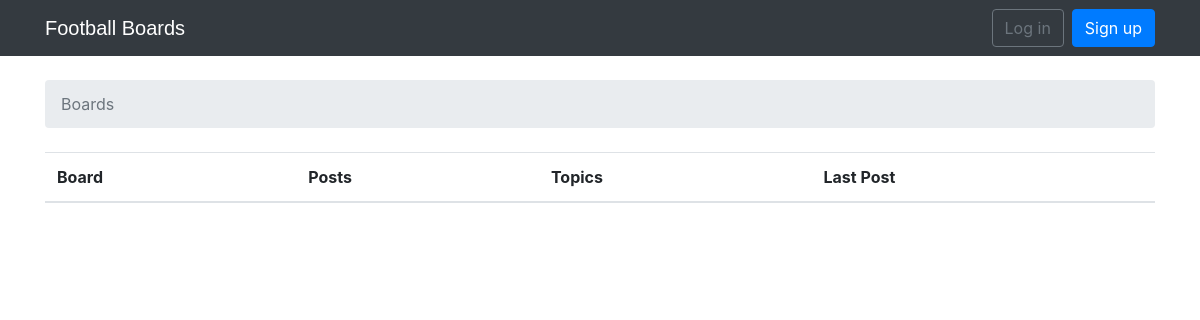
The app's page /, older data.
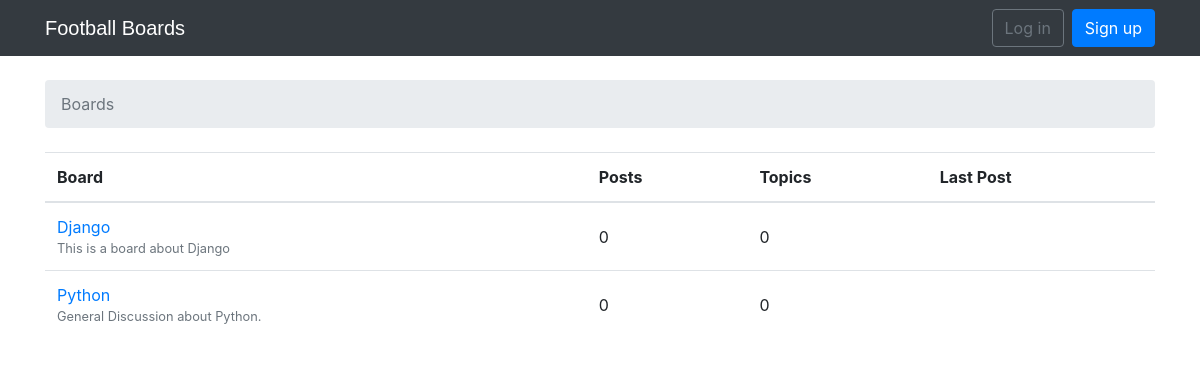
The same page, newer data.
### boards/models.py (models this page shows, shortened)
class Board(models.Model):
    name= models.CharField(max_length=30,unique=True)
    description=models.CharField(max_length=200)

### boards/views.py (the view)
# urls.py: 2. Add a URL to urlpatterns:  path('', views.home, name='home')
def home(request):
    boards= Board.objects.all()
    return render(request, 'home.html', {'boards':boards })

### templates/home.html
{% extends 'base.html' %}
{% block breadcrumb %}
  <li class="breadcrumb-item active">Boards</li>
{% endblock %}
{% block content %}
  <table class="table">
    <thead class="thead-inverse">
      <tr>
        <th>Board</th>
        <th>Posts</th>
        <th>Topics</th>
        <th>Last Post</th>
      </tr>
    </thead>
    <tbody>
      {% for board in boards %}
        <tr>
          <td>
            <a href="{% url 'board_topics' board.pk %}">{{ board.name }}</a>
            <small class="text-muted d-block">{{ board.description }}</small>
          </td>
          <td class="align-middle">0</td>
          <td class="align-middle">0</td>
          <td></td>
        </tr>
      {% endfor %}
    </tbody>
  </table>
{% endblock %}

### templates/base.html (shortened to what this page needs)
{% load static %}<!DOCTYPE html>
<html>
  <head>
    <link rel="stylesheet" href="{% static 'css/bootstrap.min.css' %}">
    <link rel="stylesheet" href="{% static 'css/app.css' %}">
  </head>
  <body>
    {% block body %}
    <nav class="navbar navbar-expand-sm navbar-dark bg-dark">
      <div class="container">
        <a class="navbar-brand" href="{% url 'home' %}">Football Boards</a>
        <div class="collapse navbar-collapse" id="mainMenu">
          {% if user.is_authenticated %}
            <ul class="navbar-nav ml-auto">
              <li class="nav-item dropdown">
                <a class="nav-link dropdown-toggle" href="#" id="userMenu" data-toggle="dropdown" aria-haspopup="true" aria-expanded="false">
                  {{ user.username }}
                </a>
                <div class="dropdown-menu dropdown-menu-right" aria-labelledby="userMenu">
                  <a class="dropdown-item" href="#">My account</a>
                  <a class="dropdown-item" href="#">Change password</a>
                  <div class="dropdown-divider"></div>
                  <a class="dropdown-item" href="{% url 'logout' %}">Log out</a>
                </div>
              </li>
            </ul>
          {% else %}
            <form class="form-inline ml-auto">
              <a href="{% url 'login' %}" class="btn btn-outline-secondary">Log in</a>
              <a href="{% url 'signup' %}" class="btn btn-primary ml-2">Sign up</a>
            </form>
          {% endif %}
        </div>
      </div>
    </nav>
    <div class="container">
      <ol class="breadcrumb my-4">
        {% block breadcrumb %}
        {% endblock %}
      </ol>
      {% block content %}
      {% endblock %}
    </div>
  {% endblock body %}
  </body>
</html>

### static/css/app.css (style rules this page uses)
.navbar-brand { font-family: 'Sora', sans-serif; }

Row changes from the older to the newer data that the page shows:
added Board: name "Django", description "This is a board about Django"
added Board: name "Python", description "General Discussion about Python."
